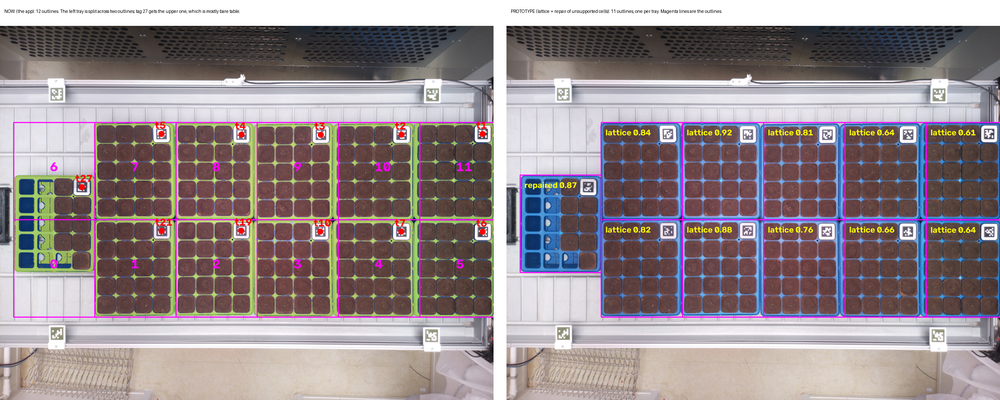
#> input picture experiments/577-tray-offset-repair/compare_319.png, 1000 x 400 px, shrunk from 2318 x 928 before the run
$ python detect_tag.py ../577-tray-offset-repair/compare_319.png
#> lines starting #> are read from the running program, lines starting #| are printed output that depends on the picture
import sys, cv2, numpy as np

def params():
    p = cv2.aruco.DetectorParameters()
    p.cornerRefinementMethod = cv2.aruco.CORNER_REFINE_SUBPIX
    p.minMarkerPerimeterRate = 0.005
    p.adaptiveThreshWinSizeMin = 11
    p.adaptiveThreshWinSizeMax = 91
    p.adaptiveThreshWinSizeStep = 10
    return p

d = cv2.aruco.getPredefinedDictionary(cv2.aruco.DICT_APRILTAG_36h11)
det = cv2.aruco.ArucoDetector(d, params())
for path in sys.argv[1:]:
    img = cv2.imread(path)
#> img is the input picture: shape (400, 1000, 3); mean B, G, R 140.7, 137.1, 149
    g = cv2.cvtColor(img, cv2.COLOR_BGR2GRAY)
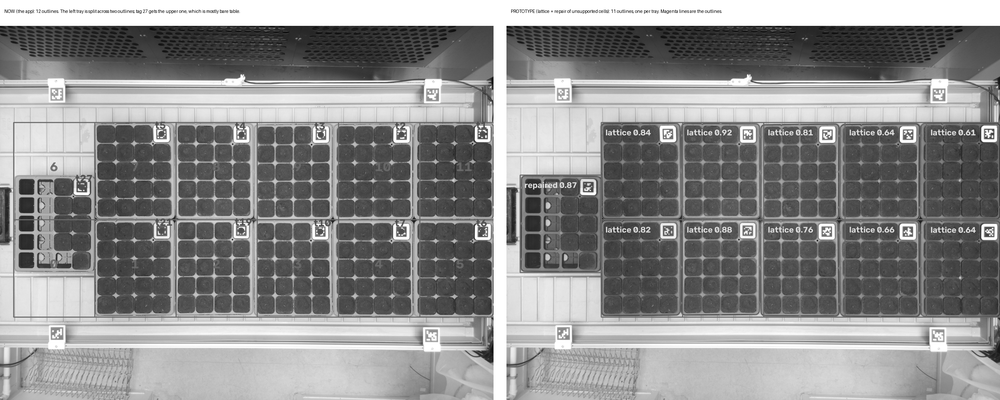
#> g: shape (400, 1000); min 1, max 255, mean 141.1
    corners, ids, _ = det.detectMarkers(g)
#> corners = ([[556.9, 327.1], [569, 327], [568.9, 339.3], [557.8, 339.6]], [[438.2, 100.3], [425.8, 100.3], [426, 89], [438, 87.94]]); ids = [452, 451]
    out = []
    if ids is not None:
        for i, cset in zip(ids.flatten(), corners):
            c = cset.reshape(4, 2)
            side = float(np.mean([np.linalg.norm(c[j] - c[(j+1) % 4]) for j in range(4)]))
            out.append((int(i), round(side, 2), [round(float(x), 1) for x in c.mean(axis=0)]))
#> this loop made 2 passes
#> (i, c, side) on passes 1 to 2: (452, [[556.9, 327.1], [569, 327], [568.9, 339.3], [557.8, 339.6]], 12.04), (451, [[438.2, 100.3], [425.8, 100.3], [426, 89], [438, 87.94]], 12.01)
#> after the loop, out = [(452, 12.04, [563.2, 333.3]), (451, 12.01, [432, 94.4])]
    print(path.split('/')[-1], img.shape, out)
#| compare_319.png (400, 1000, 3) [(452, 12.04, [563.2, 333.3]), (451, 12.01, [432.0, 94.4])]
